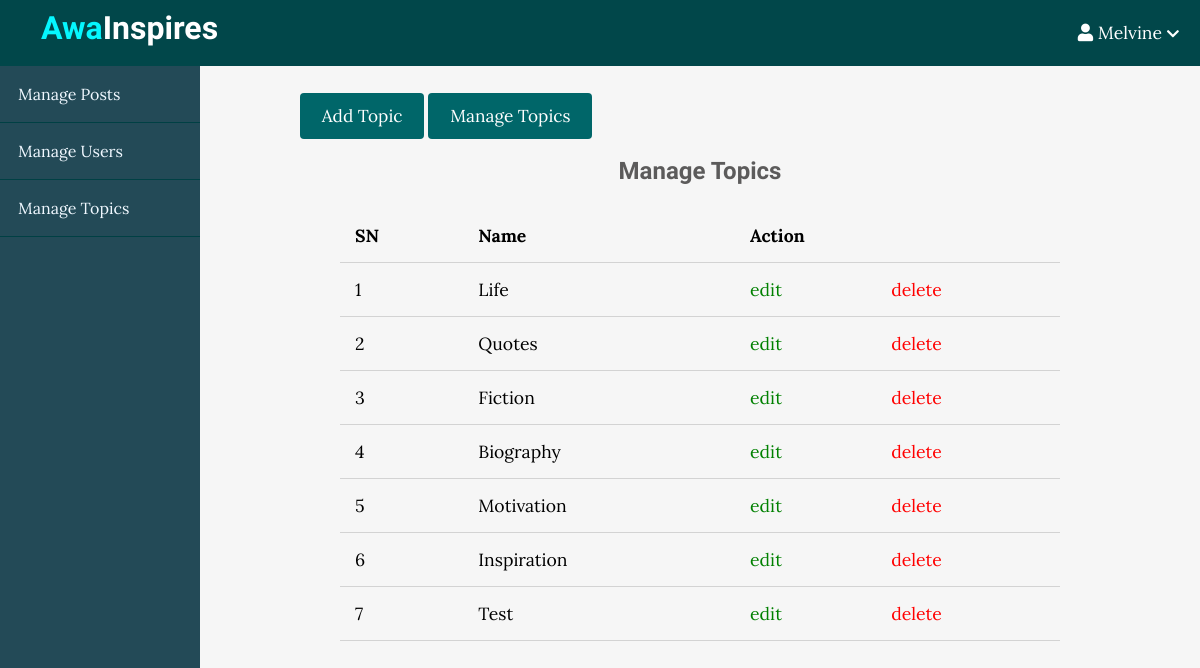
/admin/topics/index.php (signed in), run on the app's committed database.
### tables this page shows
CREATE TABLE `topics` (
  `id` int(11) NOT NULL,
  `name` varchar(100) NOT NULL,
  `description` text NOT NULL
);

### app/controllers/topics.php (called while the page is built, shortened)
<?php
include(ROOT_PATH . "/app/database/db.php");
$table = 'topics';
$topics = selectAll($table);

### app/database/db.php (called while the page is built, shortened)
<?php
require('connect.php');
function selectAll($table, $conditions = [])
{
    global $conn;
    $sql = "SELECT * FROM $table";
    if (empty($conditions)) {
        $stmt = $conn->prepare($sql);
        $stmt->execute();
        $records = $stmt->get_result()->fetch_all(MYSQLI_ASSOC);
        return $records;
    }
}

### admin/topics/index.php (the view, shortened to what this page needs)
<?php include(ROOT_PATH . "/app/controllers/topics.php");
?>
<!DOCTYPE html>
<html lang="en">
    <head>
        <link rel="stylesheet"
            href="https://use.fontawesome.com/releases/v5.7.2/css/all.css"
>
        <link rel="stylesheet" href="../../assets/css/style.css">
        <link rel="stylesheet" href="../../assets/css/admin.css">
    </head>
    <body>
    <?php include(ROOT_PATH . "/app/includes/adminHeader.php"); ?>
        <div class="admin-wrapper">
        <?php include(ROOT_PATH . "/app/includes/adminSidebar.php"); ?>
            <div class="admin-content">
                <div class="button-group">
                    <a href="create.php" class="btn btn-big">Add Topic</a>
                    <a href="index.php" class="btn btn-big">Manage Topics</a>
                </div>
                <div class="content">
                    <h2 class="page-title">Manage Topics</h2>
                    <table>
                        <thead>
                            <th>SN</th>
                            <th>Name</th>
                            <th colspan="2">Action</th>
                        </thead>
                        <tbody>
                            <?php foreach ($topics as $key => $topic): ?>
                               <tr>
                                    <td><?php echo $key + 1; ?></td>
                                    <td><?php echo $topic['name']; ?></td>
                                    <td><a href="edit.php?id=<?php echo $topic['id']; ?>" class="edit">edit</a></td>
                                    <td><a href="index.php?del_id=<?php echo $topic['id']; ?>" class="delete">delete</a></td>
                                </tr>
                            <?php endforeach; ?>
                        </tbody>
                    </table>
                </div>
            </div>
        </div>
    </body>
</html>

### assets/css/style.css (style rules this page uses)
* { box-sizing: border-box; }
html, body { height: 100%; padding: 0px; margin: 0px; background: #f6f6f6; font-family: "Lora", serif; }
h1, h2, h3, h4, h5, h6 { font-family: "Candal", serif; color: #5c5b5b; margin: 5px; }
a { text-decoration: none; color: inherit; }
.btn { padding: 0.5rem 1rem; background: #006669; color: white; border: 1px solid transparent; border-radius: 0.25rem; font-size: 1.08em; font-family: "Lora", serif; }
.btn-big { padding: 0.7rem 1.3rem; line-height: 1.3rem; }
.content { width: 90%; margin: 30px auto 30px; }

### assets/css/admin.css (style rules this page uses)
.admin-wrapper { display: flex; height: calc(100% - 66px); }
.admin-wrapper .admin-content { flex: 8; height: 100%; padding: 40px 100px 100px; overflow-y: scroll; }
.admin-content .page-title { text-align: center; margin-bottom: 1.5rem; }
table { width: 100%; border-collapse: collapse; font-size: 1.1rem; }
th, td { padding: 15px; text-align: left; border-bottom: 1px solid #d3d3d3; }
.edit { color: green; }
.delete { color: red; }

### data on the page
topics: name "Life"
topics: name "Quotes"
topics: name "Fiction"
topics: name "Biography"
topics: name "Motivation"
topics: name "Inspiration"
topics: name "Test"

### other printed values
$_SESSION['username'] "Melvine"
